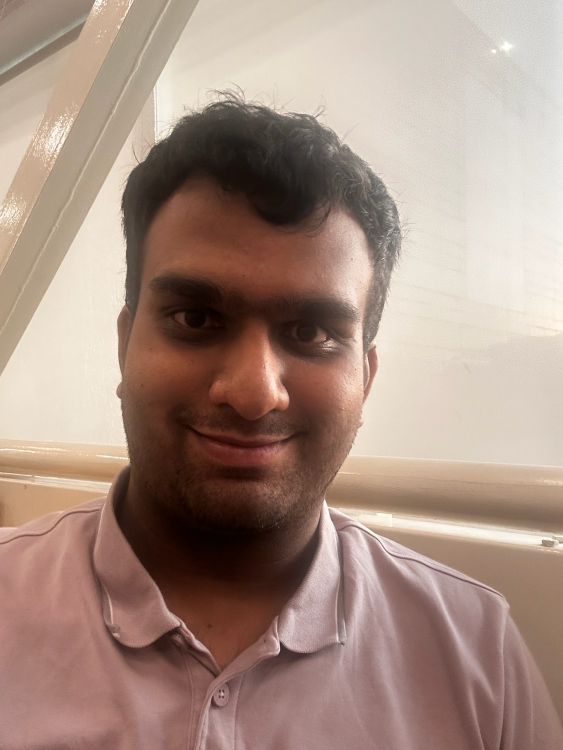
#> input picture samples/real/iphone-photo.jpg, 1126 x 1500 px (shown at 1/2 size)
$ python tune.py
#> lines starting #> are read from the running program, lines starting #| are printed output that depends on the picture
#> in score_dir, img is the input picture: PIL image 1126x1500 RGB; mean R, G, B 166.9, 142.8, 130.7
### detector.py
"""Classical deepfake / AI-image detector.

Seven independent signals, no learned models. Each returns a score in
[0, 1] where higher = more synthetic-looking.

Original signals:
  fft_score         - radial power-spectrum residual (upsampler artifacts)
  ela_score         - JPEG re-save error coefficient of variation
  benford_score     - chi-squared distance from Benford on DCT first digits

Advanced signals:
  cfa_score         - absence of Bayer / color-filter-array demosaicing trace
  wavelet_score     - kurtosis anomaly in Haar DWT detail sub-bands
  jpeg_ghost_score  - block-wise minimum-error quality inconsistency (Farid 2009)
  noise_score       - autocorrelation of high-pass residual at unit lags
"""

from __future__ import annotations

import io
import numpy as np
from PIL import Image


# --------------------------------------------------------------------------- #
# helpers
# --------------------------------------------------------------------------- #


def _grayscale(img: Image.Image) -> np.ndarray:
    return np.asarray(img.convert("L"), dtype=np.float32)


def _center_square(a: np.ndarray) -> np.ndarray:
    h, w = a.shape
#> h = 1500; w = 1126
    s = min(h, w)
#> s = 1126
    return a[(h - s) // 2 : (h - s) // 2 + s, (w - s) // 2 : (w - s) // 2 + s]
#> returned value: shape (1126, 1126) float32


def _dct_matrix(n: int) -> np.ndarray:
    k = np.arange(n).reshape(-1, 1)
    j = np.arange(n).reshape(1, -1)
    m = np.cos(np.pi * (2 * j + 1) * k / (2 * n))
    m[0, :] *= 1.0 / np.sqrt(n)
    m[1:, :] *= np.sqrt(2.0 / n)
    return m


_DCT8 = _dct_matrix(8)


def _haar_dwt(g: np.ndarray) -> tuple[np.ndarray, np.ndarray, np.ndarray, np.ndarray]:
    h, w = g.shape
    h, w = h - h % 2, w - w % 2
    g = g[:h, :w]
    a, b = g[0::2, 0::2], g[0::2, 1::2]
    c, d = g[1::2, 0::2], g[1::2, 1::2]
    return ((a + b + c + d) / 2.0,   # LL
            (a + b - c - d) / 2.0,   # LH
            (a - b + c - d) / 2.0,   # HL
            (a - b - c + d) / 2.0)   # HH


# --------------------------------------------------------------------------- #
# original signals
# --------------------------------------------------------------------------- #


def fft_score(img: Image.Image) -> float:
    g = _center_square(_grayscale(img))
    s = g.shape[0]
    if s < 32:
        return 0.5

    spectrum = np.log1p(np.abs(np.fft.fftshift(np.fft.fft2(g))))
    cy = cx = s // 2
    y, x = np.indices((s, s))
    r = np.hypot(x - cx, y - cy).astype(np.int32)
    radial = np.bincount(r.ravel(), spectrum.ravel()) / np.maximum(np.bincount(r.ravel()), 1)
#> radial = 797 values, max 19.03 at index 0, min 6.28 at index 792, mean 8.34

    hi = radial[len(radial) // 2 :]
#> hi = 399 values, max 8.15 at index 2, min 6.28 at index 394, mean 7.17
    rr = np.log1p(np.arange(len(hi)))
#> rr = 399 values from 0 to 5.99
    trend = np.polyval(np.polyfit(rr, hi, 1), rr)
#> trend = 399 values, max 9.64 at index 0, min 6.68 at index 398, mean 7.17
    residual = hi - trend
#> residual = 399 values, max 0.499 at index 398, min -1.5 at index 0, mean 2.49e-16
    score = float(np.std(residual) / (np.std(hi) + 1e-8))
#> score = 0.457
    return float(np.clip(score, 0.0, 1.0))


def ela_map(img: Image.Image, quality: int = 90) -> np.ndarray:
    """Per-pixel Error Level Analysis field, ``(H, W, 3)`` float32.

    The absolute difference between the image and a re-save at ``quality``.
    Regions with a different compression history light up. :func:`ela_score`
    collapses this to one number; :mod:`explain` renders it as a heatmap.
    """
#> called with quality = 90
    rgb = img.convert("RGB")
    buf = io.BytesIO()
    rgb.save(buf, "JPEG", quality=quality)
    buf.seek(0)
    resaved = Image.open(buf)
    return np.abs(np.asarray(rgb, dtype=np.float32) - np.asarray(resaved, dtype=np.float32))
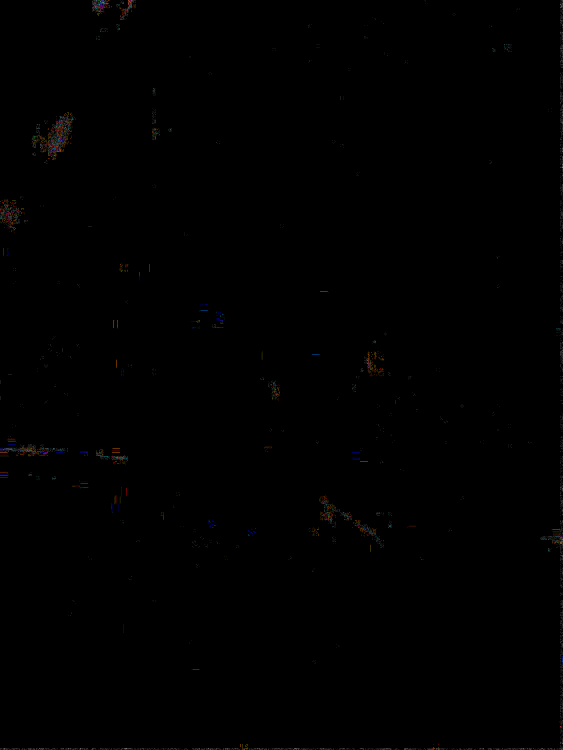
#> returned value: shape (1500, 1126, 3) float32 (shown at 1/2 size); mean of channels 0, 1, 2 0.0111, 0.00925, 0.00868; drawn with min black and max white


def ela_score(img: Image.Image, quality: int = 90) -> float:
    diff = ela_map(img, quality=quality)
    mean = float(diff.mean())
#> mean = 0.00966
    std = float(diff.std())
#> std = 0.114
    return std / (mean + std + 1e-6)


def benford_score(img: Image.Image) -> float:
    g = _grayscale(img)
    h, w = g.shape
    h8, w8 = h - h % 8, w - w % 8
    if h8 == 0 or w8 == 0:
        return 0.5
    g = g[:h8, :w8] - 128.0

    blocks = g.reshape(h8 // 8, 8, w8 // 8, 8).swapaxes(1, 2)
    coeffs = _DCT8 @ blocks @ _DCT8.T

    ac = np.abs(coeffs.reshape(-1, 64)[:, 1:]).ravel()
    ac = ac[ac >= 1.0]
    if ac.size == 0:
        return 0.5

    first = (ac / 10.0 ** np.floor(np.log10(ac))).astype(np.int32)
    observed = np.bincount(first, minlength=10)[1:10].astype(np.float64)
#> observed = [79150, 60919, 67674, 47073, 39717, 27798, 19325, 17771, 14274]
    observed /= observed.sum()
#> observed = [0.212, 0.163, 0.181, 0.126, 0.106, 0.0744, 0.0517, 0.0476, 0.0382]
    expected = np.log10(1.0 + 1.0 / np.arange(1, 10))
    chi2 = float(((observed - expected) ** 2 / expected).sum())
#> chi2 = 0.0737
    return float(np.clip(chi2 / 0.5, 0.0, 1.0))


# --------------------------------------------------------------------------- #
# advanced signals
# --------------------------------------------------------------------------- #


def cfa_score(img: Image.Image) -> float:
    """CFA / Bayer demosaicing trace.

    Camera images are demosaiced from a single-sensor Bayer pattern, which
    leaves a 2x2 periodic structure in the prediction residual: pixels in
    different positions of each 2x2 sub-grid have systematically different
    variance. Synthetic images, having never been demosaiced, show roughly
    uniform variance across the four sub-grids. Score = exp(-3 * mean
    coefficient-of-variation across channels) — uniform sub-grid variance
    pushes the score toward 1 (synthetic).
    """
    rgb = np.asarray(img.convert("RGB"), dtype=np.float32)
    h, w, _ = rgb.shape
    if h < 16 or w < 16:
        return 0.5
    h, w = h - h % 2, w - w % 2
    rgb = rgb[:h, :w]

    asyms = []
    for c in range(3):
        ch = rgb[:, :, c]
        pred = (ch[:-2, 1:-1] + ch[2:, 1:-1] + ch[1:-1, :-2] + ch[1:-1, 2:]) / 4.0
        res = ch[1:-1, 1:-1] - pred
        h2, w2 = res.shape
        h2, w2 = h2 - h2 % 2, w2 - w2 % 2
        res = res[:h2, :w2]
        v = np.array([
            res[0::2, 0::2].var(),
            res[0::2, 1::2].var(),
            res[1::2, 0::2].var(),
            res[1::2, 1::2].var(),
        ])
        asyms.append(v.std() / (v.mean() + 1e-8))
#> this loop made 3 passes
#> v on passes 1 to 3: [8.21, 8.25, 8.22, 8.26], [8.25, 8.31, 8.29, 8.31], [8.31, 8.37, 8.33, 8.36]
#> after the loop, asyms = [0.00247, 0.00295, 0.00284]
    return float(np.clip(np.exp(-3.0 * float(np.mean(asyms))), 0.0, 1.0))


def wavelet_score(img: Image.Image) -> float:
    """Haar-DWT detail-band kurtosis anomaly.

    Natural-image wavelet detail coefficients are heavy-tailed: kurtosis in
    LH/HL/HH typically lands in 8-30 (Mallat, Field). Synthetic images
    often have less heavy tails, with kurtosis closer to Gaussian (3).
    Score maps low average kurtosis to high synthetic-likelihood.
    """
    g = _grayscale(img)
    if min(g.shape) < 16:
        return 0.5
    _, lh, hl, hh = _haar_dwt(g)
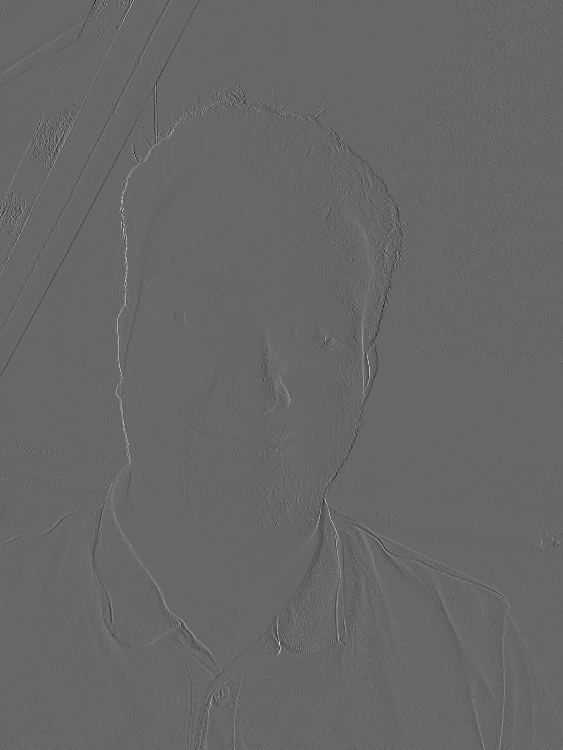
#> hl: shape (750, 563) float32; min -99.5, max 145.5, mean 0; drawn with min black and max white
    kurts = []
    for band in (lh, hl, hh):
        b = band.ravel() - band.mean()
        std = b.std() + 1e-8
        kurts.append((b ** 4).mean() / std ** 4)
#> this loop made 3 passes
#> std on passes 1 to 3: 4.39, 5.01, 2.25
#> after the loop, kurts = [34.43, 51.88, 25]
    avg_kurt = float(np.mean(kurts))
#> avg_kurt = 37.1
    return float(np.clip(1.0 - (avg_kurt - 3.0) / 20.0, 0.0, 1.0))


JPEG_GHOST_QUALITIES = (60, 70, 80, 90)


def jpeg_ghost_field(
    img: Image.Image,
    qualities: tuple[int, ...] = JPEG_GHOST_QUALITIES,
    block: int = 16,
) -> np.ndarray | None:
    """Per-block best-fit-quality index field (Farid 2009), or None if too small.

    Shape ``(H//block, W//block)``; each cell holds the *index into*
    ``qualities`` whose re-encoding minimises that block's squared error.
    :func:`jpeg_ghost_score` reduces this to its spatial standard deviation;
    :mod:`explain` renders the field itself, which is where the forensic
    information actually lives.
    """
#> called with qualities = (60, 70, 80, 90), block = 16
    rgb = np.asarray(img.convert("RGB"), dtype=np.float32)
    h, w, _ = rgb.shape
    h, w = h - h % block, w - w % block
    if h < block * 2 or w < block * 2:
        return None
    rgb = rgb[:h, :w]
#> rgb: shape (1488, 1120, 3) float32

    errors = []
    for q in qualities:
        buf = io.BytesIO()
        Image.fromarray(rgb.astype(np.uint8)).save(buf, "JPEG", quality=q)
        buf.seek(0)
        re = np.asarray(Image.open(buf), dtype=np.float32)
        diff = (rgb - re) ** 2
        err = diff.reshape(h // block, block, w // block, block, 3).mean(axis=(1, 3, 4))
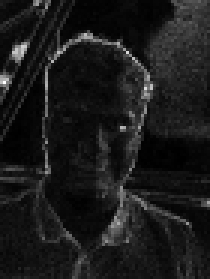
#> err: shape (93, 70) float32 (shown 3 times larger); min 0.418, max 86.38, mean 9.5; drawn with min black and max white
        errors.append(err)
    return np.stack(errors, axis=0).argmin(axis=0).astype(np.float32)
#> returned value: shape (93, 70) float32; every value is 3


def jpeg_ghost_score(
    img: Image.Image,
    qualities: tuple[int, ...] = JPEG_GHOST_QUALITIES,
    block: int = 16,
) -> float:
    """JPEG ghost (Farid 2009): re-encode at multiple qualities, measure
    spatial inconsistency in which quality minimizes block error.

    A single-source image: the quality-of-best-fit field is roughly
    constant across blocks. A spliced or generated image: different blocks
    pick different qualities, so the index field has high spatial variance.
    """
    min_q_idx = jpeg_ghost_field(img, qualities=qualities, block=block)
    if min_q_idx is None:
        return 0.5
    max_std = (len(qualities) - 1) / 2.0
#> max_std = 1.5
    return float(np.clip(min_q_idx.std() / max(max_std, 1e-8), 0.0, 1.0))


def noise_score(img: Image.Image) -> float:
    """High-pass residual autocorrelation at unit lags.

    Sensor noise that survives a real ISP is approximately spatially
    uncorrelated. Synthetic-image residuals from upsampler stacks often
    carry pixel-to-pixel correlation. Compute residual = image - 3x3 mean,
    then average |r(1,0)|, |r(0,1)|, |r(1,1)|.
    """
    g = _grayscale(img)
    h, w = g.shape
    if min(h, w) < 16:
        return 0.5

    blur = (g[:-2, :-2] + g[:-2, 1:-1] + g[:-2, 2:] +
            g[1:-1, :-2] + g[1:-1, 1:-1] + g[1:-1, 2:] +
            g[2:, :-2] + g[2:, 1:-1] + g[2:, 2:]) / 9.0
    res = g[1:-1, 1:-1] - blur
    res = res - res.mean()
    var = res.var() + 1e-8
#> var = 9.19

    a = res[:-1, :-1]
#> a: shape (1497, 1123) float32
    rh = float(abs((a * res[:-1, 1:]).mean()) / var)
#> rh = 0.131
    rv = float(abs((a * res[1:, :-1]).mean()) / var)
#> rv = 0.281
    rd = float(abs((a * res[1:, 1:]).mean()) / var)
#> rd = 0.0771
    avg_corr = (rh + rv + rd) / 3.0
#> avg_corr = 0.163
    return float(np.clip(avg_corr * 3.0, 0.0, 1.0))


# --------------------------------------------------------------------------- #
# combiner
# --------------------------------------------------------------------------- #


SIGNAL_NAMES = ("fft", "ela", "benford", "cfa", "wavelet", "jpeg_ghost", "noise")
DEFAULT_WEIGHTS = (0.20, 0.10, 0.20, 0.15, 0.10, 0.10, 0.15)


def all_scores(img: Image.Image) -> dict[str, float]:
    return {
        "fft": fft_score(img),
        "ela": ela_score(img),
        "benford": benford_score(img),
        "cfa": cfa_score(img),
        "wavelet": wavelet_score(img),
        "jpeg_ghost": jpeg_ghost_score(img),
        "noise": noise_score(img),
    }


# [4 lines left out: function detect, not called in this run]

### tune.py
"""Fit a logistic-regression combiner over all 7 signal scores.

With only 3 signals, grid-searching weights was tractable. With 7 signals
and a threshold, the grid has 11^7 ~= 20M points — too many. Instead we
fit a logistic regression by gradient descent on the labeled set and
report train/test accuracy + the learned per-signal weights.

This is still pure numpy — no sklearn, no torch. The only "ML" is the
gradient-descent loop, which is six lines.
"""

from __future__ import annotations

import argparse
import sys
from pathlib import Path

import numpy as np
from PIL import Image

from detector import SIGNAL_NAMES, all_scores

EXTS = {".jpg", ".jpeg", ".png", ".bmp", ".webp"}


def score_dir(d: Path) -> list[tuple[np.ndarray, str]]:
    rows: list[tuple[np.ndarray, str]] = []
    for p in sorted(d.iterdir()):
        if p.suffix.lower() not in EXTS:
            continue
        try:
            img = Image.open(p)
            s = all_scores(img)
#> s = {'fft': 0.457, 'ela': 0.922, 'benford': 0.147, 'cfa': 0.992, 'wavelet': 0, 'jpeg_ghost': 0, 'noise': 0.489}
            rows.append((np.array([s[n] for n in SIGNAL_NAMES], dtype=np.float64), p.name))
        except Exception as e:
            print(f"  skip {p.name}: {e}", file=sys.stderr)
    return rows


def stratified_split(rows: list, test_frac: float, rng: np.random.Generator) -> tuple[list, list]:
    idx = np.arange(len(rows))
    rng.shuffle(idx)
    n_test = max(1, int(round(len(rows) * test_frac))) if len(rows) >= 2 else 0
    test_set = set(idx[:n_test].tolist())
    train = [rows[i] for i in range(len(rows)) if i not in test_set]
    test = [rows[i] for i in range(len(rows)) if i in test_set]
    return train, test


def sigmoid(z: np.ndarray) -> np.ndarray:
    return 1.0 / (1.0 + np.exp(-np.clip(z, -30.0, 30.0)))


def fit_logistic(
    X: np.ndarray, y: np.ndarray, lr: float = 0.3, epochs: int = 4000, l2: float = 0.05
) -> tuple[np.ndarray, float, np.ndarray, np.ndarray]:
    """Standardize features, then minimize binary cross-entropy + L2.

    Returns (weights, bias, mu, sigma). Predictions on a new point x:
        p = sigmoid(((x - mu) / sigma) @ weights + bias)
    """
    mu = X.mean(axis=0)
    sigma = X.std(axis=0) + 1e-8
    Xs = (X - mu) / sigma
    n, k = Xs.shape

    w = np.zeros(k)
    b = 0.0
    for _ in range(epochs):
        p = sigmoid(Xs @ w + b)
        err = p - y
        w -= lr * (Xs.T @ err / n + l2 * w)
        b -= lr * err.mean()
    return w, b, mu, sigma


def predict(X: np.ndarray, w: np.ndarray, b: float, mu: np.ndarray, sigma: np.ndarray) -> np.ndarray:
    return sigmoid(((X - mu) / sigma) @ w + b)


def main() -> int:
    p = argparse.ArgumentParser()
    p.add_argument("--test-frac", type=float, default=0.3)
    p.add_argument("--seed", type=int, default=0)
    p.add_argument("--epochs", type=int, default=4000)
    p.add_argument("--lr", type=float, default=0.3)
    p.add_argument("--l2", type=float, default=0.05)
    args = p.parse_args()

    root = Path(__file__).parent / "samples"
    real_dir, fake_dir = root / "real", root / "fake"
    if not real_dir.is_dir() or not fake_dir.is_dir():
        print(f"missing {real_dir} or {fake_dir}", file=sys.stderr)
        return 1

    print(f"scoring {real_dir}/ ...")
    real = score_dir(real_dir)
#> real = [([0.457, 0.922, 0.147, 0.992, 0, 0, 0.489], 'iphone-photo.jpg')]
    print(f"scoring {fake_dir}/ ...")
    fake = score_dir(fake_dir)
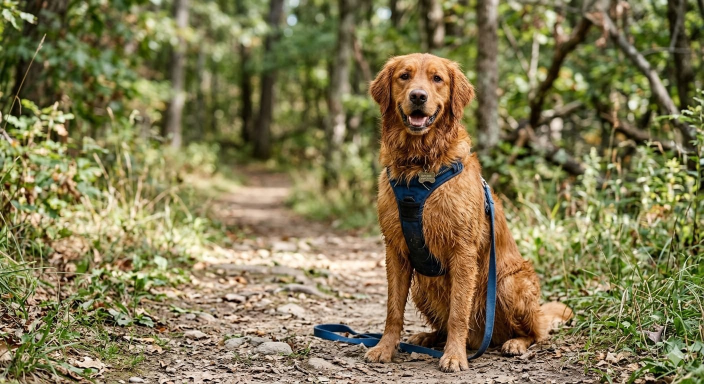
#> input picture samples/fake/alpha-dog.jpg, 1408 x 768 px (shown at 1/2 size)
#> in score_dir, img is the input picture: PIL image 1408x768 RGB; mean R, G, B 129.3, 120.9, 81.2
#> in fft_score (call 2), `spectrum = np.log1p(np.abs(np.fft.fftshift(np.fft.fft2(g))))`:
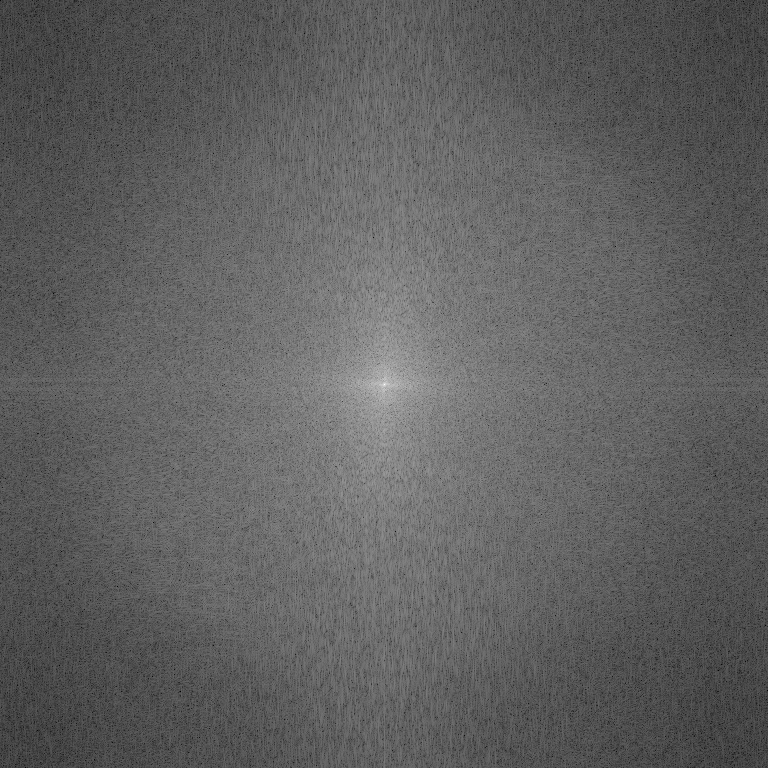
#> spectrum: shape (768, 768) float64; min 2.75, max 18.08, mean 8.55; drawn with min black and max white
#> in fft_score (call 2), `radial = np.bincount(r.ravel(), spectrum.ravel()) / np.maximum(np.binc..`: radial = 544 values, max 18.08 at index 0, min 3.33 at index 543, mean 8.88
#> in fft_score (call 2), `hi = radial[len(radial) // 2 :]`: hi = 272 values, max 8.83 at index 0, min 3.33 at index 271, mean 7.55
#> in fft_score (call 2), `rr = np.log1p(np.arange(len(hi)))`: rr = 272 values from 0 to 5.61
#> in fft_score (call 2), `trend = np.polyval(np.polyfit(rr, hi, 1), rr)`: trend = 272 values, max 10.44 at index 0, min 6.94 at index 271, mean 7.55
#> in fft_score (call 2), `residual = hi - trend`: residual = 272 values, max 0.329 at index 103, min -3.6 at index 271, mean -2.68e-15
#> in fft_score (call 2), `score = float(np.std(residual) / (np.std(hi) + 1e-8))`: score = 0.487
#> call 2 of ela_map, with quality = 90
#> in ela_map (call 2), `return np.abs(np.asarray(rgb, dtype=np.float32) - np.asarray(resaved, ..`:
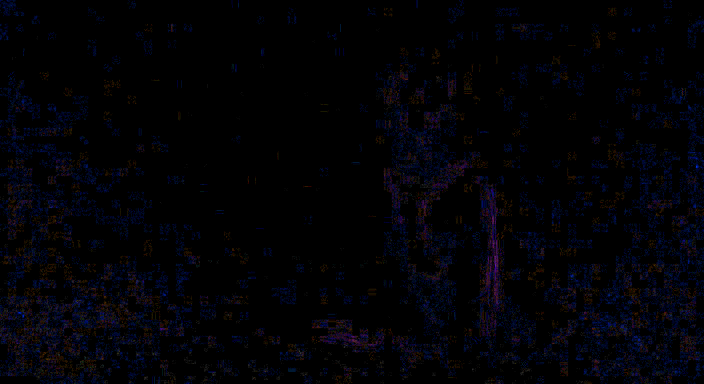
#> returned value: shape (768, 1408, 3) float32 (shown at 1/2 size); mean of channels 0, 1, 2 0.0838, 0.0851, 0.237; drawn with min black and max white
#> the loop in cfa_score (call 2), `for c in range(3):` made 3 passes
#> v on passes 1 to 3: [71.26, 72.09, 76.39, 75.69], [71.05, 71.87, 76.15, 75.42], [69.94, 70.79, 75.04, 74.32]
#> pass 1, in cfa_score (call 2), `ch = rgb[:, :, c]`:
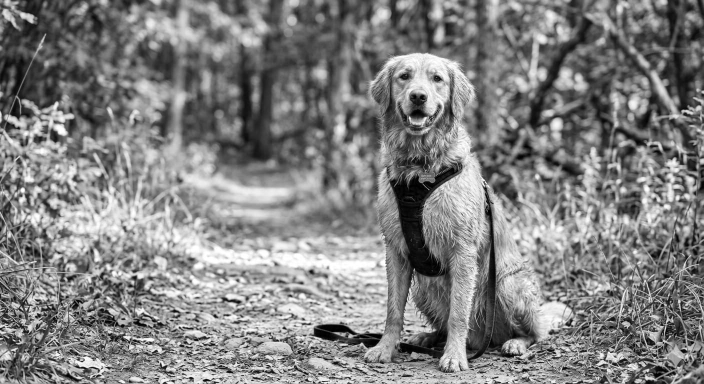
#> ch: shape (768, 1408) float32 (shown at 1/2 size); min 0, max 255, mean 129.3
#> after the loop in cfa_score (call 2), `for c in range(3):`: asyms = [0.03, 0.0299, 0.0302]
#> (the rest of the program and of its run is left out)
